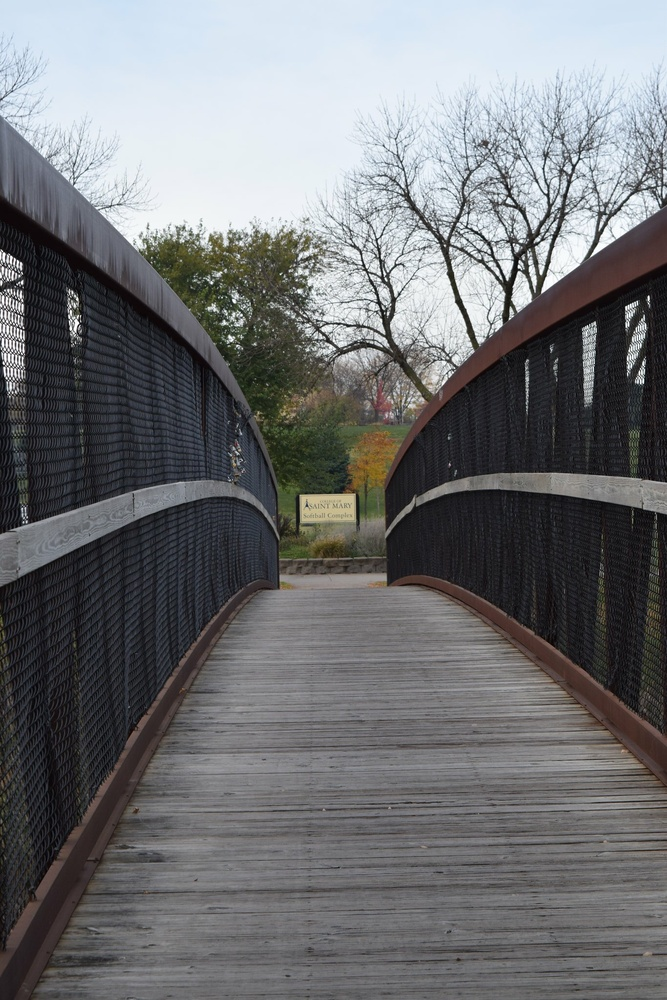
#> input picture GPU/graphicsStarter-main/bridge.jpg, 667 x 1000 px, shrunk from 1365 x 2048 before the run
$ python starter.py
#> lines starting #> are read from the running program, lines starting #| are printed output that depends on the picture
print("Start")

from PIL import Image, ImageDraw
im = Image.open("bridge.jpg")
#> im is the input picture: PIL image 667x1000 RGB; mean R, G, B 112.4, 113.8, 116
px = im.load()

width = im.size[0]
#> width = 667
height = im.size[1]
#> height = 1000

for y in range(height):
  for x in range(width):
    rgb = px[x,y]

    r = rgb[0]
    g = rgb[1]
    b = rgb[2]

    if(x < width/2):
      g = r
      b = r

      newRGB = (r, g, b)
      px[x,y] = newRGB

# Now draw a rectangle
draw = ImageDraw.Draw(im)
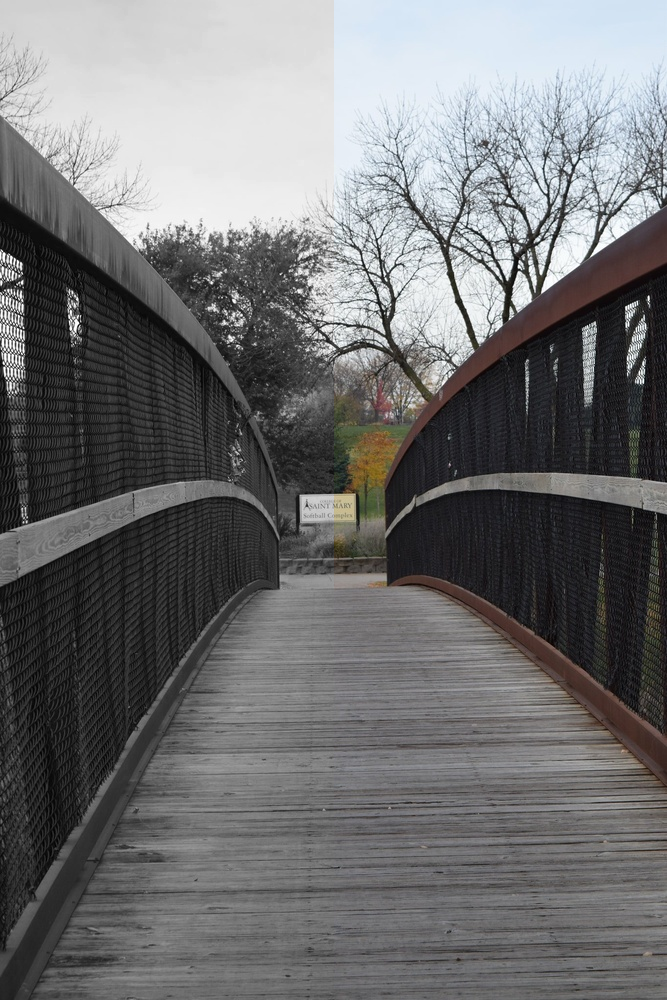
#> im: PIL image 667x1000 RGB; mean R, G, B 112.4, 112.7, 113.7

draw.rectangle((10, 10, 100, 100), outline = (255, 0, 0))


im.save("out.png", "PNG")
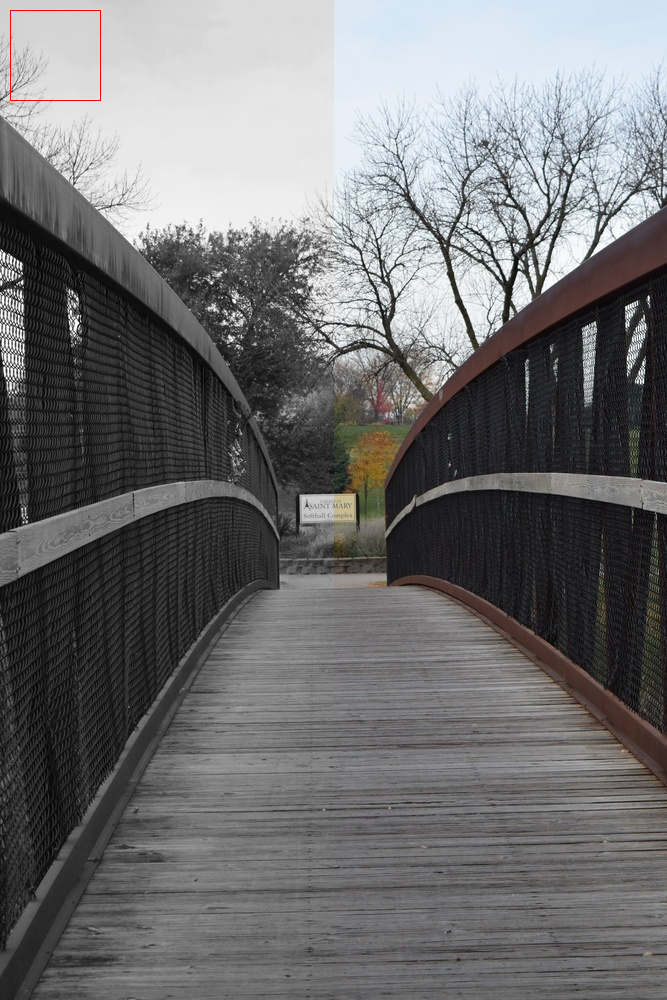
#> saved as out.png: PIL image 667x1000 RGB; mean R, G, B 112.4, 112.6, 113.6

print("Finish")
